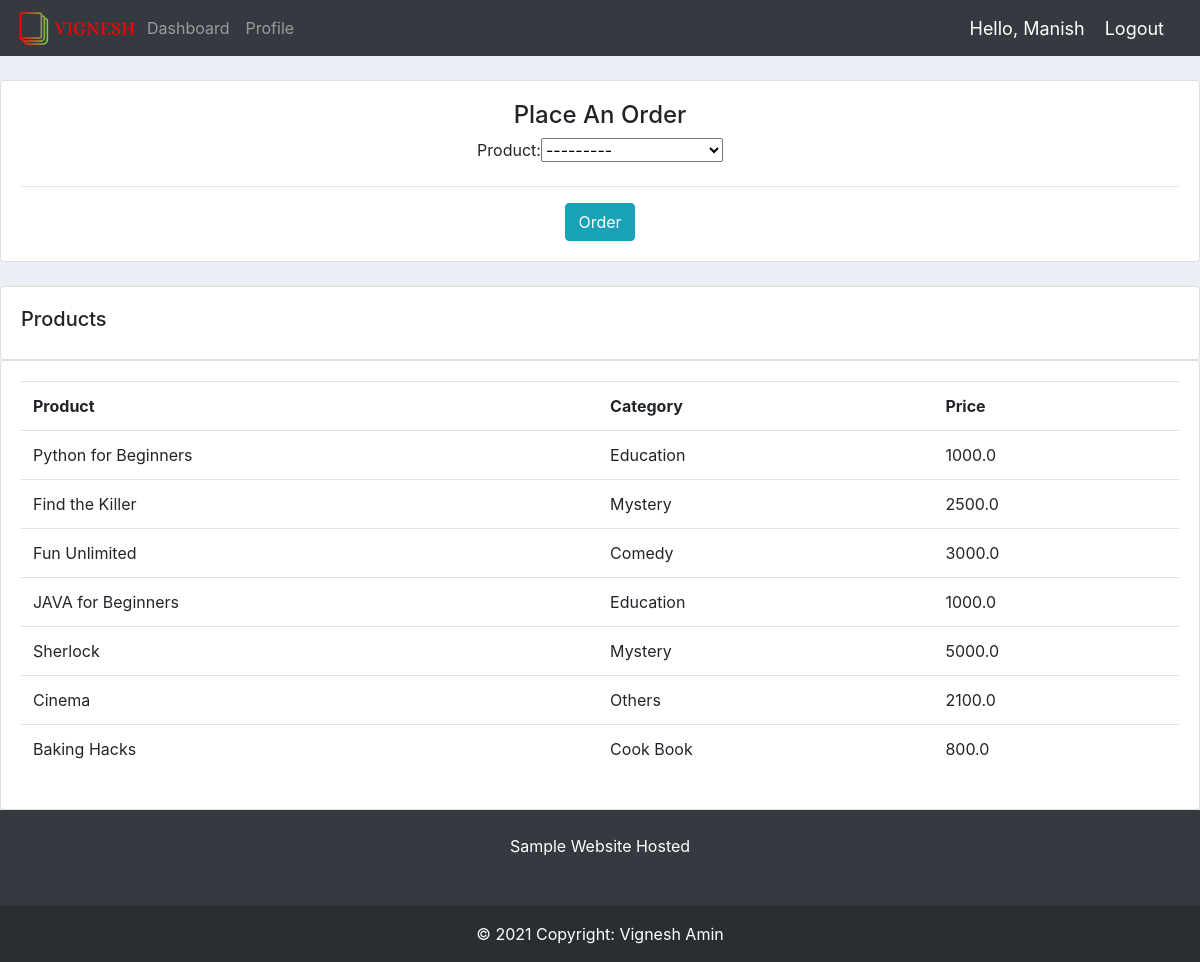
The page /create_orderCust/1/ (signed in) on the database its author committed.
### library/models.py (models this page shows)
class Product(models.Model):
    CATEGORY = (
        ('Romantic','Romantic'),
        ('Horror','Horror'),
        ('Comedy','Comedy'),
        ('Comic','Comic'),
        ('Education', 'Education'),
        ('Mystery','Mystery'),
        ('Fantasy','Fantasy'),
        ('Historical Fiction','Historical Fiction'),
        ('Science Fiction','Science Fiction'),
        ('Autobiography','Autobiography'),
        ('Cook Book','Cook Book'),
        ('Others','Others'),
    )
    name = models.CharField(max_length=200, null=True)
    price = models.FloatField(null=True)
    category = models.CharField(max_length=200, null=True, choices=CATEGORY)
    description = models.CharField(max_length=200, null=True, blank=True)
    date_created = models.DateTimeField(auto_now_add=True, null=True)
    tags = models.ManyToManyField(Tag)
    def __str__(self):
        return self.name

### library/decorators.py (the view)
        def wrapper_func(request, *args, **kwargs):
            group = None
            if request.user.groups.exists():
                group = request.user.groups.all()[0].name
            if group in allowed_roles:
                return view_func(request, *args, **kwargs)
            else:
                return HttpResponse('You are not authorized to view this page')

### library/views.py (called while the page is built)
@login_required(login_url='login')
@allowed_users(allowed_roles=['customer'])
def createOrderCust(request,id):
    OrderFormSet = inlineformset_factory(Customer, Order, fields=('product', ), extra=1,can_delete=False)
    customer = Customer.objects.get(id=id)
    formset = OrderFormSet(queryset=Order.objects.none(), instance=customer)
    products = Product.objects.all()
    if request.method == 'POST':
        formset = OrderFormSet(request.POST, instance=customer)
        if formset.is_valid():
            formset.save()
            return  redirect('/')
    context = {'formset':formset,'products':products}
    return render(request, 'library/cust_order_form.html',context)

### library/templates/library/cust_order_form.html (shortened to what this page needs)
{% extends 'library/main.html' %}
{% load static %}
{% block content %}
<br>
<div class="row">
    <div class="col-md">
        <div class="card card-body">
            <center>
				<h4>Place An Order</h4>
				<form action="" method="post">
                {% for form in formset %}
                    {{form}}
                <hr>
                {% endfor %}
                <input class="btn btn-info" type="submit" value="Order" name="Submit">
            </form></center>
        </div>
    </div>
</div>
		<br>
		<div class="row">
			<div class="col-md">
				<div class="card card-body">
					<h5>Products</h5>
				</div>
				<div class="card card-body">
					<table class="table">
						<tr>
							<th>Product</th>
							<th>Category</th>
							<th>Price</th>
						</tr>
						{% for i in products %}
							<tr>
								<td>{{ i.name }}</td>
								<td>{{ i.category }}</td>
								<td>{{ i.price }}</td>
							</tr>
						{% endfor %}
					</table>
				</div>
			</div>
		</div>
{% endblock %}

### library/templates/library/navbar.html (shortened to what this page needs)
{% load static %}
<nav class="navbar navbar-expand-lg navbar-dark bg-dark">
  <img src="{% static 'images/logo.png' %}">
  <div class="collapse navbar-collapse" id="navbarNav">
    <ul class="navbar-nav">
      {% if request.user.is_staff %}
      <li class="nav-item active">
        <a class="nav-link" href="{% url 'home' %}">Dashboard</a>
      </li>
      <li class="nav-item">
        <a class="nav-link" href="{% url 'products' %}">Products</a>
      </li>
      {% else %}
      <li class="nav-item">
        <a class="nav-link" href="{% url 'user-page'%}">Dashboard</a>
      </li>
      <li class="nav-item">
        <a class="nav-link" href="{% url 'library' %}">Profile</a>
      </li>
      {% endif %}
    </ul>
  </div>
  <span class="hello-msg">Hello, {{ request.user }}</span>
  <span><a class="hello-msg" href="{% url 'logout' %}">Logout</a> </span>
</nav>

### static/css/main.css (style rules this page uses)
body { background-color: #ebeff5; }

### static/css/nav.css (style rules this page uses)
.hello-msg { font-size:18px; color: #fff; margin-right: 20px; }

### rows shown on the page
Product: name "Python for Beginners", category "Education", price "1000.0"
Product: name "Find the Killer", category "Mystery", price "2500.0"
Product: name "Fun Unlimited", category "Comedy", price "3000.0"
Product: name "JAVA for Beginners", category "Education", price "1000.0"
Product: name "Sherlock", category "Mystery", price "5000.0"
Product: name "Cinema", category "Others", price "2100.0"
Product: name "Baking Hacks", category "Cook Book", price "800.0"

### other values the page prints
{{ request.user }} "Manish"
